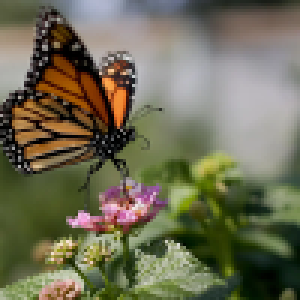
#> input picture managed_components/lvgl__lvgl/examples/libs/bmp/example_24bit.bmp, 100 x 100 px (shown 3 times larger); the run also reads 1 picture not shown here
$ python generate_screensaver_assets.py ../managed_components/lvgl__lvgl/examples/libs/bmp/example_16bit.bmp ../managed_components/lvgl__lvgl/examples/libs/bmp/example_24bit.bmp
#> lines starting #> are read from the running program, lines starting #| are printed output that depends on the picture
#!/usr/bin/env python3
"""Generate embedded screensaver media assets.

Center-crops the inputs to the display aspect ratio, resizes them to the
panel resolution, JPEG-compresses them, and emits C arrays into
src/ui/assets/. The firmware decodes the JPEGs into PSRAM when the
screensaver starts.

Dependencies: pillow, imageio, imageio-ffmpeg. Run with uv:

    uv run --with pillow --with imageio --with imageio-ffmpeg \
        python3 tools/generate_screensaver_assets.py <cat_video> <flower_image>

AVIF flower sources need converting first (macOS): sips -s format png in.avif --out out.png
"""

import io
import sys
from pathlib import Path

import imageio.v3 as iio
from PIL import Image

DISPLAY_WIDTH = 280
DISPLAY_HEIGHT = 456
CAT_FRAME_COUNT = 12
CAT_FRAME_INTERVAL_MS = 125  # 8 fps loop
CAT_JPEG_QUALITY = 78
FLOWER_JPEG_QUALITY = 85

ASSETS_DIR = Path(__file__).resolve().parent.parent / "src" / "ui" / "assets"


def center_crop_resize(image: Image.Image) -> Image.Image:
    target_aspect = DISPLAY_WIDTH / DISPLAY_HEIGHT
    width, height = image.size
    aspect = width / height
    if aspect > target_aspect:
        crop_width = round(height * target_aspect)
        x0 = (width - crop_width) // 2
        image = image.crop((x0, 0, x0 + crop_width, height))
    else:
        crop_height = round(width / target_aspect)
        y0 = (height - crop_height) // 2
        image = image.crop((0, y0, width, y0 + crop_height))
    return image.resize((DISPLAY_WIDTH, DISPLAY_HEIGHT), Image.LANCZOS)


def to_jpeg_bytes(image: Image.Image, quality: int) -> bytes:
    buffer = io.BytesIO()
    image.convert("RGB").save(buffer, format="JPEG", quality=quality, optimize=True)
    return buffer.getvalue()


def emit_byte_array(out, name: str, data: bytes):
    out.write(f"const uint8_t {name}[{len(data)}] = {{\n")
    for offset in range(0, len(data), 16):
        chunk = ", ".join(f"0x{b:02x}" for b in data[offset:offset + 16])
        out.write(f"    {chunk},\n")
    out.write("};\n")


def generate_flower(flower_path: Path):
    image = center_crop_resize(Image.open(flower_path))
    data = to_jpeg_bytes(image, FLOWER_JPEG_QUALITY)
    with open(ASSETS_DIR / "screensaver_flower.c", "w") as out:
        out.write("// Generated by tools/generate_screensaver_assets.py - do not edit\n")
        out.write('#include "screensaver_assets.h"\n\n')
        emit_byte_array(out, "screensaver_flower_jpg", data)
        out.write(f"\nconst uint32_t screensaver_flower_jpg_len = {len(data)};\n")
    return len(data)


def generate_cat(cat_path: Path):
    metadata = iio.immeta(cat_path)
    duration = metadata["duration"]
    fps = metadata["fps"]
    total_frames = int(duration * fps)

    frame_sizes = []
    with open(ASSETS_DIR / "screensaver_cat.c", "w") as out:
        out.write("// Generated by tools/generate_screensaver_assets.py - do not edit\n")
        out.write('#include "screensaver_assets.h"\n\n')

        for i in range(CAT_FRAME_COUNT):
            index = min(i * total_frames // CAT_FRAME_COUNT, total_frames - 1)
            frame = iio.imread(cat_path, index=index)
            image = center_crop_resize(Image.fromarray(frame))
            data = to_jpeg_bytes(image, CAT_JPEG_QUALITY)
            frame_sizes.append(len(data))
            emit_byte_array(out, f"screensaver_cat_frame_{i:02d}_jpg", data)
            out.write("\n")

        names = ",\n    ".join(f"screensaver_cat_frame_{i:02d}_jpg" for i in range(CAT_FRAME_COUNT))
        out.write(f"const uint8_t* const screensaver_cat_frames[{CAT_FRAME_COUNT}] = {{\n    {names},\n}};\n")
        sizes = ", ".join(str(size) for size in frame_sizes)
        out.write(f"const uint32_t screensaver_cat_frame_lens[{CAT_FRAME_COUNT}] = {{{sizes}}};\n")
    return sum(frame_sizes)


def generate_header():
    with open(ASSETS_DIR / "screensaver_assets.h", "w") as out:
        out.write(
            "// Generated by tools/generate_screensaver_assets.py - do not edit\n"
            "#pragma once\n"
            "#include <stdint.h>\n"
            "\n"
            f"#define SCREENSAVER_MEDIA_WIDTH_PX {DISPLAY_WIDTH}\n"
            f"#define SCREENSAVER_MEDIA_HEIGHT_PX {DISPLAY_HEIGHT}\n"
            f"#define SCREENSAVER_CAT_FRAME_COUNT {CAT_FRAME_COUNT}\n"
            f"#define SCREENSAVER_CAT_FRAME_INTERVAL_MS {CAT_FRAME_INTERVAL_MS}\n"
            "\n"
            "#ifdef __cplusplus\n"
            'extern "C" {\n'
            "#endif\n"
            "\n"
            "extern const uint8_t screensaver_flower_jpg[];\n"
            "extern const uint32_t screensaver_flower_jpg_len;\n"
            "\n"
            "extern const uint8_t* const screensaver_cat_frames[SCREENSAVER_CAT_FRAME_COUNT];\n"
            "extern const uint32_t screensaver_cat_frame_lens[SCREENSAVER_CAT_FRAME_COUNT];\n"
            "\n"
            "#ifdef __cplusplus\n"
            "}\n"
            "#endif\n"
        )


def main():
    if len(sys.argv) != 3:
        print(__doc__)
        return 1

    cat_path = Path(sys.argv[1])
    flower_path = Path(sys.argv[2])
    ASSETS_DIR.mkdir(parents=True, exist_ok=True)

    generate_header()
    flower_bytes = generate_flower(flower_path)
#> in center_crop_resize, `target_aspect = DISPLAY_WIDTH / DISPLAY_HEIGHT`: target_aspect = 0.614
#> in center_crop_resize, `crop_width = round(height * target_aspect)`: crop_width = 61
#> in center_crop_resize, `x0 = (width - crop_width) // 2`: x0 = 19
#> in center_crop_resize, `image = image.crop((x0, 0, x0 + crop_width, height))`:
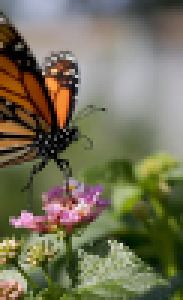
#> image: PIL image 61x100 RGB (shown 3 times larger); mean R, G, B 115.6, 112.3, 87.2
#> in center_crop_resize, `return image.resize((DISPLAY_WIDTH, DISPLAY_HEIGHT), Image.LANCZOS)`:
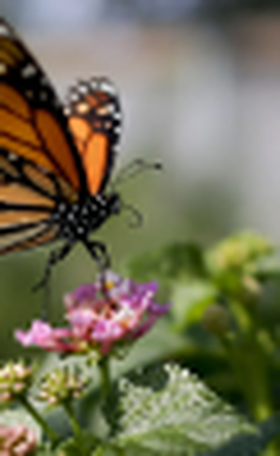
#> returned value: PIL image 280x456 RGB; mean R, G, B 115.7, 112.3, 87.3
#> flower_bytes = 18042
    cat_bytes = generate_cat(cat_path)
#> in generate_cat, `metadata = iio.immeta(cat_path)`: metadata = {'dpi': (72.01, 72.01), 'compression': 3, 'mode': 'RGB', 'shape': (100, 100)}

    print(f"Flower: {flower_bytes} bytes")
    print(f"Cat: {CAT_FRAME_COUNT} frames, {cat_bytes} bytes total")
    return 0


if __name__ == "__main__":
#> (the run stopped early here; a loop or call above may not have finished)
